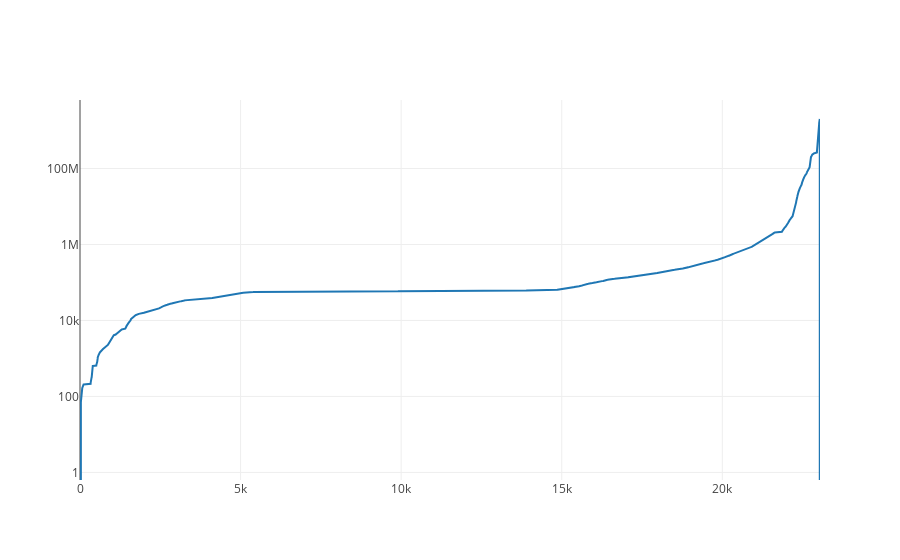

Source (notebook cell):
### Markdown cell above
File size grows more or less exponentially

### Code cell
fs = data_july[data_july['file_size'] != "undefined"].sort_values('file_size')
fs_layout = go.Layout(
    xaxis=dict(
        autorange=True
    ),
    yaxis=dict(
        type='log',
        autorange=True
    )
)
fs_data = [go.Scatter(y=fs['file_size'])]
fig = go.Figure(data=fs_data, layout=fs_layout)
iplot(fig)

### Figure 1 — Plotly figure (JSON) as saved in the notebook; plotly's stock layout.template omitted (floating-point values rounded to 4 significant figures; data arrays with more than 128 entries replaced by an {"elided": "..."} marker saying what was removed)
{"data": [{"type": "scatter", "uid": "25d6241c-83b5-11e8-b18b-784f437c6733", "y": {"elided": "23042 int values"}}], "layout": {"xaxis": {"autorange": true}, "yaxis": {"autorange": true, "type": "log"}}}
